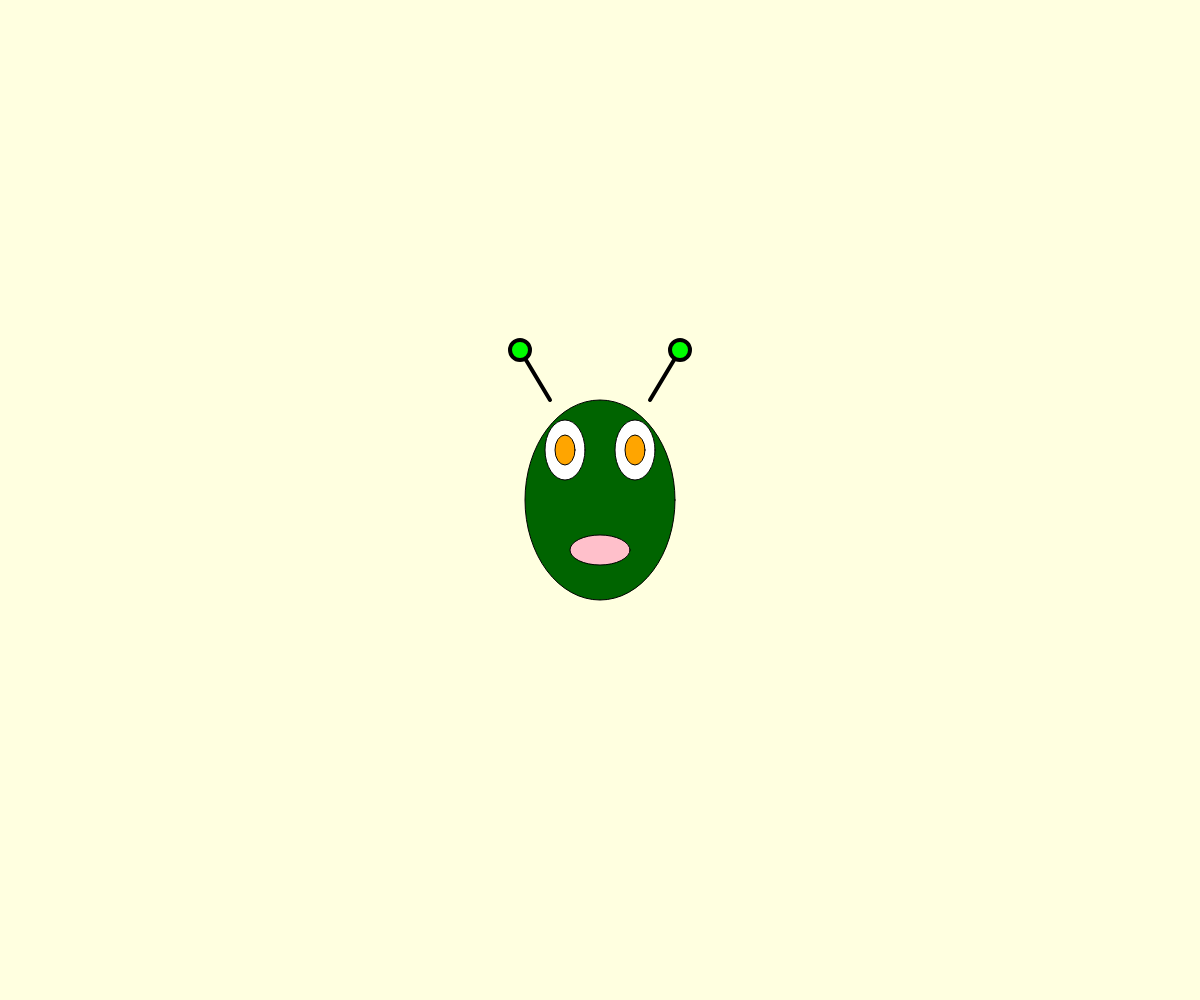
Frame 1 (no input)
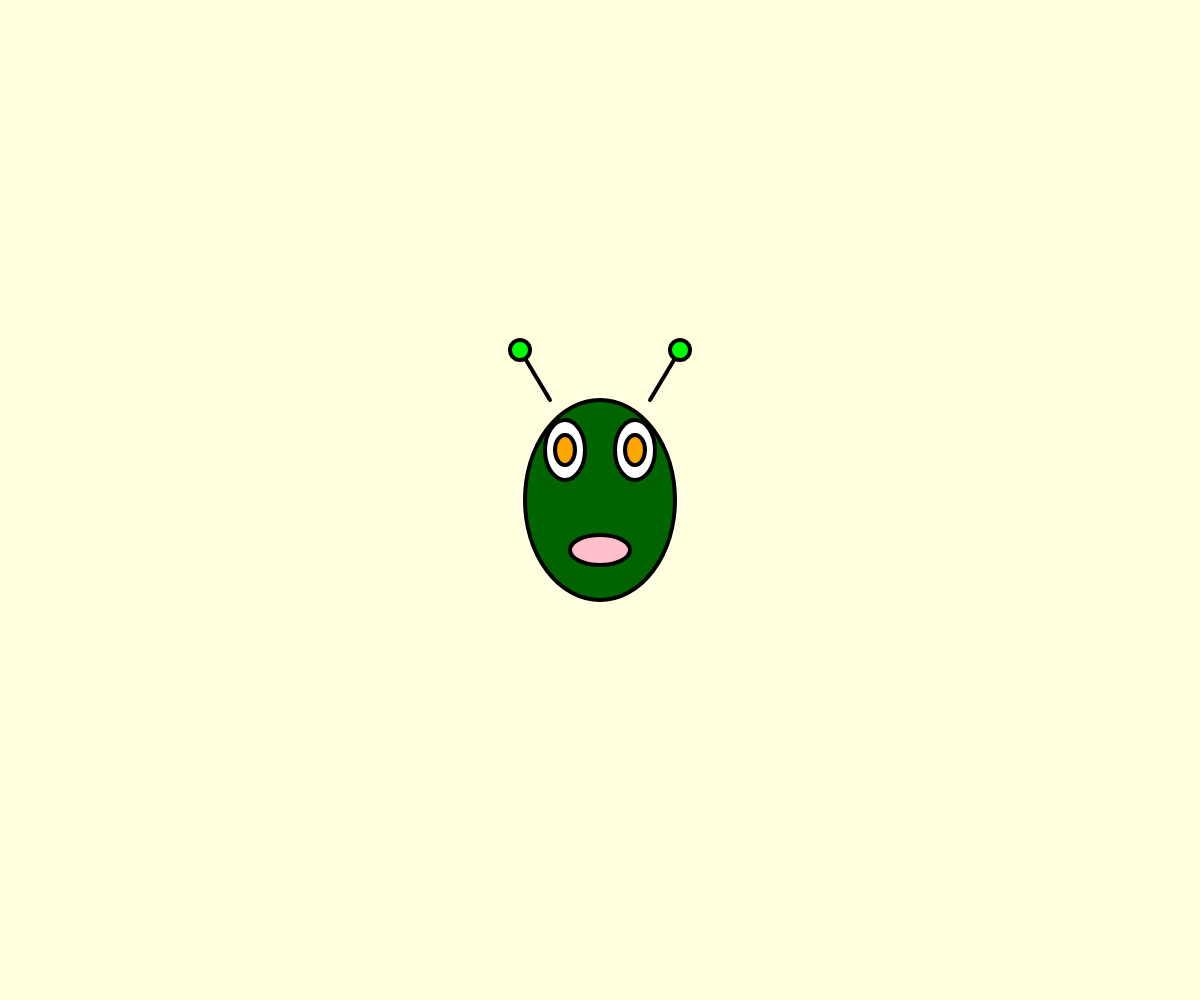
Frame 60 (no input)
Frame 120 (the mouse pressed at the canvas centre since frame 60): identical to frame 60, image omitted

The p5.js sketch that drew these frames (run headless with seeded random() and noise() and a simulated clock; from frame 60 on, the mouse is pressed at the canvas centre):

// p5.js sketch
// ── sketch.js
function setup() {
  createCanvas(windowWidth, windowHeight);
}

function draw() {
  background('lightyellow');
  drawAlien(width / 2, height / 2);
}

function drawAlien(x, y) {
  //  drawing Alien head
  fill('darkgreen');
  ellipse(x, y, 150, 200);
  
  // drawing Alien eyes
  fill(255);
  ellipse(x - 35, y - 50, 40, 60);
  ellipse(x + 35, y - 50, 40, 60);
  fill('orange');
  ellipse(x - 35, y - 50, 20, 30);
  ellipse(x + 35, y - 50, 20, 30);
  
  // drawing Alien mouth
  fill('pink');
  ellipse(x, y + 50, 60, 30);
  
  // drawing Alien antennae
  stroke(0);
  strokeWeight(4);
  line(x - 50, y - 100, x - 80, y - 150);
  line(x + 50, y - 100, x + 80, y - 150);
  fill(0, 255, 0);
  ellipse(x - 80, y - 150, 20, 20);
  ellipse(x + 80, y - 150, 20, 20);
}
